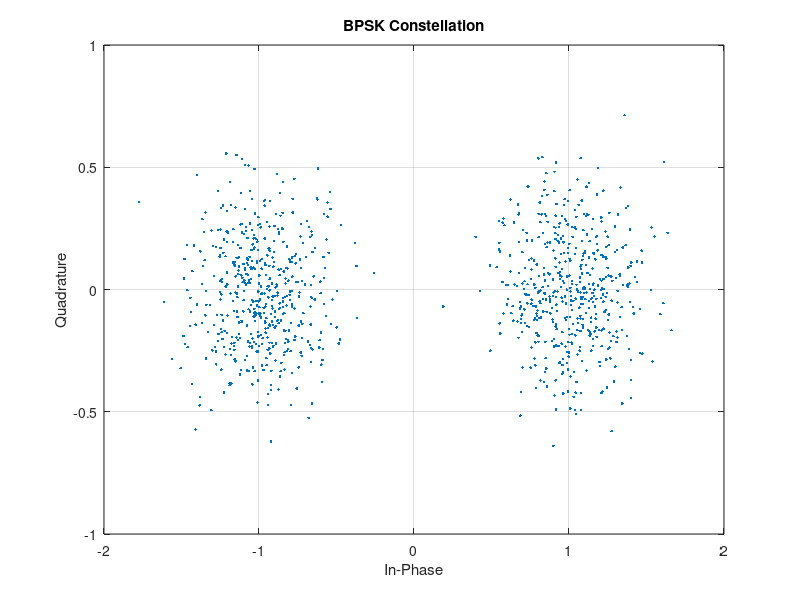

This figure's MATLAB source:
close;
clear;
clc;

num_syms = 1000;
snr = 10;
bits = randi([0 1], num_syms, 1);
bpsk_syms = 2*bits - 1;

sig_pow = mean(abs(bpsk_syms).^2);
noise_pow = sig_pow / 10^(snr/10);
noise = sqrt(noise_pow/2)*randn(num_syms, 2)*[1; 1i];

y = bpsk_syms + noise;

figure();
plot(real(y), imag(y), '.');
grid on;
title('BPSK Constellation');
xlabel('In-Phase');
ylabel('Quadrature');